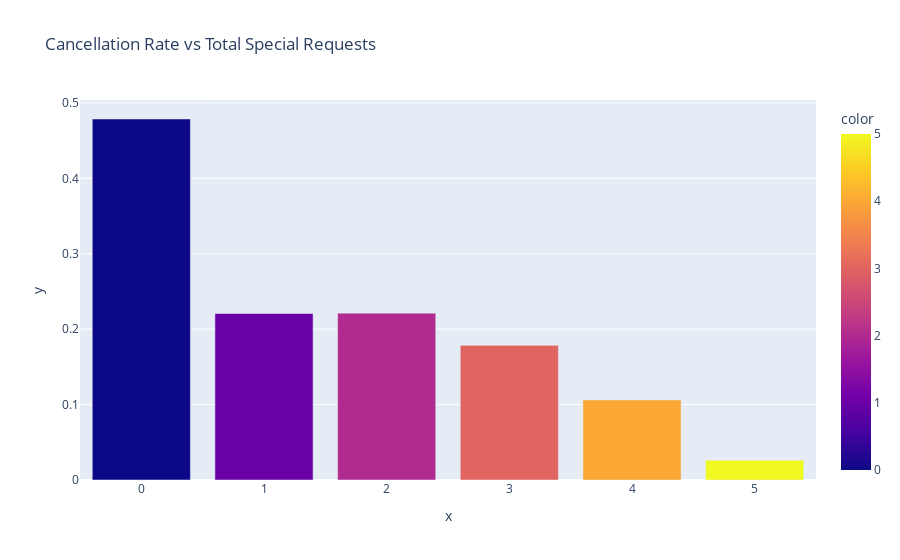

Notebook code for this chart:
### Code cell
categories_values = list()
categories = sorted(df["total_of_special_requests"].unique())

for i in sorted(df["total_of_special_requests"].unique()):
    percentage = df.groupby("total_of_special_requests")["cancellation"].sum()[i] / len(df[df["total_of_special_requests"] == i])
    categories_values.append(percentage)

fig = px.bar(x=categories, y=categories_values, title="Cancellation Rate vs Total Special Requests", color=categories)
fig.show()

### Figure 1 — Plotly figure (JSON) as saved in the notebook; plotly's stock layout.template omitted (floating-point values rounded to 4 significant figures)
{"data": [{"alignmentgroup": "True", "hovertemplate": "x=%{x}<br>y=%{y}<br>color=%{marker.color}<extra></extra>", "legendgroup": "", "marker": {"color": [0, 1, 2, 3, 4, 5], "coloraxis": "coloraxis", "pattern": {"shape": ""}}, "name": "", "offsetgroup": "", "orientation": "v", "showlegend": false, "textposition": "auto", "type": "bar", "x": [0, 1, 2, 3, 4, 5], "xaxis": "x", "y": [0.4786, 0.2208, 0.2213, 0.1785, 0.1062, 0.02632], "yaxis": "y"}], "layout": {"barmode": "relative", "coloraxis": {"colorbar": {"title": {"text": "color"}}, "colorscale": [[0, "#0d0887"], [0.1111, "#46039f"], [0.2222, "#7201a8"], [0.3333, "#9c179e"], [0.4444, "#bd3786"], [0.5556, "#d8576b"], [0.6667, "#ed7953"], [0.7778, "#fb9f3a"], [0.8889, "#fdca26"], [1, "#f0f921"]]}, "legend": {"tracegroupgap": 0}, "title": {"text": "Cancellation Rate vs Total Special Requests"}, "xaxis": {"anchor": "y", "domain": [0, 1], "title": {"text": "x"}}, "yaxis": {"anchor": "x", "domain": [0, 1], "title": {"text": "y"}}}}
